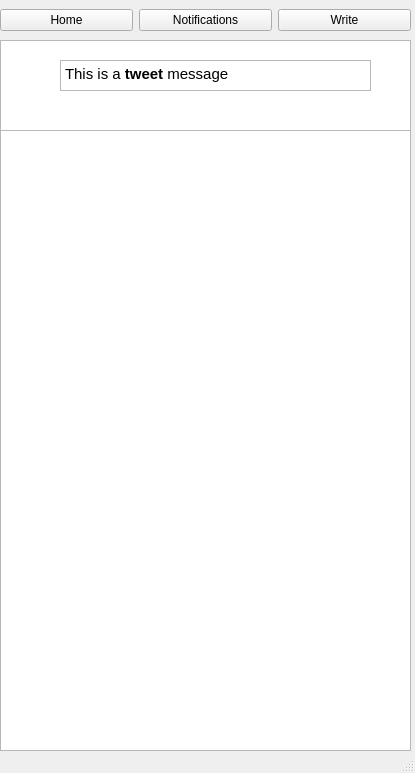
<?xml version="1.0" encoding="UTF-8"?>
<ui version="4.0">
 <class>Newton</class>
 <widget class="QMainWindow" name="Newton">
  <property name="geometry">
   <rect>
    <x>0</x>
    <y>0</y>
    <width>415</width>
    <height>773</height>
   </rect>
  </property>
  <property name="windowTitle">
   <string>Newton</string>
  </property>
  <widget class="QWidget" name="centralwidget">
   <widget class="QWidget" name="horizontalLayoutWidget">
    <property name="geometry">
     <rect>
      <x>0</x>
      <y>0</y>
      <width>411</width>
      <height>41</height>
     </rect>
    </property>
    <layout class="QHBoxLayout" name="horizontalLayout">
     <item>
      <widget class="QPushButton" name="pushButton_3">
       <property name="text">
        <string>Home</string>
       </property>
      </widget>
     </item>
     <item>
      <widget class="QPushButton" name="pushButton_2">
       <property name="text">
        <string>Notifications</string>
       </property>
      </widget>
     </item>
     <item>
      <widget class="QPushButton" name="pushButton">
       <property name="text">
        <string>Write</string>
       </property>
      </widget>
     </item>
    </layout>
   </widget>
   <widget class="QListView" name="listView">
    <property name="geometry">
     <rect>
      <x>0</x>
      <y>40</y>
      <width>411</width>
      <height>711</height>
     </rect>
    </property>
   </widget>
   <widget class="QListWidget" name="listWidget">
    <property name="geometry">
     <rect>
      <x>0</x>
      <y>40</y>
      <width>411</width>
      <height>91</height>
     </rect>
    </property>
   </widget>
   <widget class="QTextBrowser" name="textBrowser">
    <property name="geometry">
     <rect>
      <x>60</x>
      <y>60</y>
      <width>311</width>
      <height>31</height>
     </rect>
    </property>
    <property name="html">
     <string>&lt;!DOCTYPE HTML PUBLIC &quot;-//W3C//DTD HTML 4.0//EN&quot; &quot;http://www.w3.org/TR/REC-html40/strict.dtd&quot;&gt;
&lt;html&gt;&lt;head&gt;&lt;meta name=&quot;qrichtext&quot; content=&quot;1&quot; /&gt;&lt;style type=&quot;text/css&quot;&gt;
p, li { white-space: pre-wrap; }
&lt;/style&gt;&lt;/head&gt;&lt;body style=&quot; font-family:'Ubuntu'; font-size:11pt; font-weight:400; font-style:normal;&quot;&gt;
&lt;p style=&quot; margin-top:0px; margin-bottom:0px; margin-left:0px; margin-right:0px; -qt-block-indent:0; text-indent:0px;&quot;&gt;This is a &lt;span style=&quot; font-weight:600;&quot;&gt;tweet&lt;/span&gt; message&lt;/p&gt;&lt;/body&gt;&lt;/html&gt;</string>
    </property>
   </widget>
  </widget>
  <widget class="QStatusBar" name="statusbar"/>
 </widget>
 <resources/>
 <connections/>
</ui>
